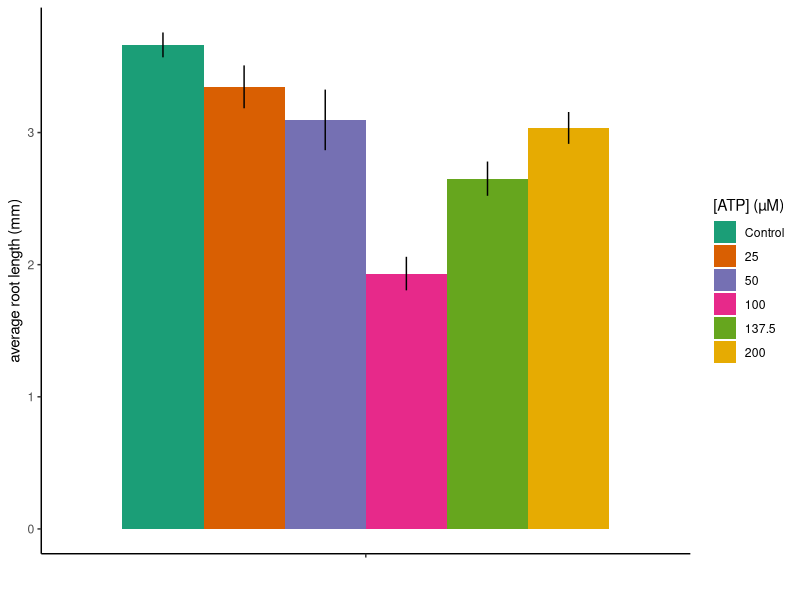
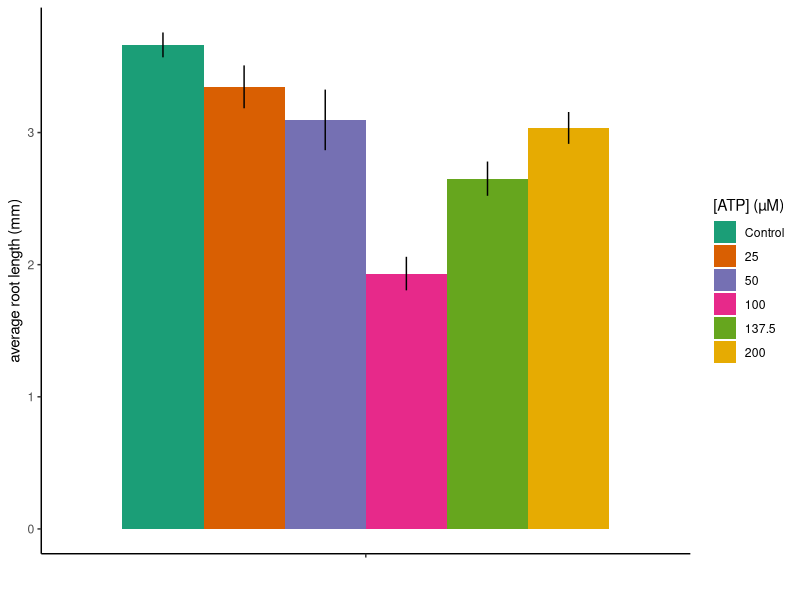

The R source for these figures, in order:
## ---- chunk 1
knitr::opts_chunk$set(echo = TRUE)
library(tidyverse)
library(ggpubr)
library(dplyr)
library(ggplot2)
library(vegan)
library(RColorBrewer)
theme_set(theme_classic()) # Set the theme

setwd("C:/Users/Marcela Morassi/Documents/Github/ClarkLab")


exp9 <- read.csv("exp9_data2.csv")
## ---- chunk 2
#turning data discrete
exp9 <- exp9 %>% 
  mutate(ATP_conc = as.character(ATP_conc)) %>% 
  filter(day==5, root>0) %>% 
  mutate(ATP_conc = factor(ATP_conc, levels = c("0", "25", "50", "100", "137.5", "200")))


#SE
exp9_SE <- exp9 %>% 
  mutate(ATP_conc = as.character(ATP_conc)) %>%
  group_by(genotype, ATP_conc) %>% 
  summarise(mean_root = mean(root), se = sd(root)  / sqrt(n()))
## ---- chunk 3
#Marcela final root length
#control v 20
t.test(root ~ ATP_conc, ATP_conc == 0 | ATP_conc ==25, data = exp9, var.equal=FALSE, conf.level=0.95)
#t = 6.3173, df = 37.913, p-value = 2.112e-07
#control v 50
t.test(root ~ ATP_conc, ATP_conc == 0 | ATP_conc ==50, data = exp9, var.equal=FALSE, conf.level=0.95)
#t = 4.1074, df = 36.385, p-value = 0.000217
#control v 100
t.test(root ~ ATP_conc, ATP_conc == 0 | ATP_conc ==100, data = exp9, var.equal=FALSE, conf.level=0.95)
#t = 1.6925, df = 33.544, p-value = 0.09982
#control v 137.5
t.test(root ~ ATP_conc, ATP_conc == 0 | ATP_conc ==137.5, data = exp9, var.equal=FALSE, conf.level=0.95)
#t = 2.292, df = 21.372, p-value = 0.03215
#control v 150
t.test(root ~ ATP_conc, ATP_conc == 0 | ATP_conc ==200, data = exp9, var.equal=FALSE, conf.level=0.95)
#t = 10.957, df = 38.314, p-value = 2.276e-13

t.test(root ~ ATP_conc, ATP_conc == 137.5 | ATP_conc ==200, data = exp9, var.equal=FALSE, conf.level=0.95)
#t = 10.957, df = 38.314, p-value = 2.276e-13


exp9 %>% 
  select(root, ATP_conc) %>% 
  filter(ATP_conc=="200") %>% 
  summary()


## ---- chunk 4


##Final root length
#Marcela
ggplot(exp9_SE, aes(x = genotype, y = mean_root, fill = ATP_conc, group = factor (ATP_conc)), col=palette) +
  geom_col(stat="identity", position = position_dodge())+
  xlab("")+ylab("average root length (mm)")+
  scale_x_discrete(labels = c("", expression(italic("dorn1-1"))))+
  geom_linerange( aes(ymin = mean_root - se, ymax = mean_root + se),  width=.2,
                  position=position_dodge(.9))+
  scale_fill_brewer(palette = "Dark2", name = "[ATP] (µM)", labels=c("Control", "25", "50", "100", "137.5", "200"))
ggsave("exp9_finalgrowth.png")
